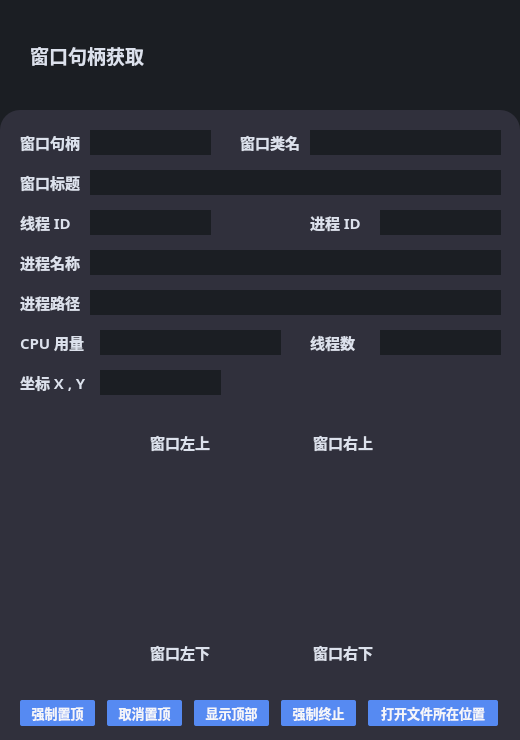
<?xml version="1.0" encoding="UTF-8"?>
<ui version="4.0">
 <class>Form</class>
 <widget class="QWidget" name="Form">
  <property name="geometry">
   <rect>
    <x>0</x>
    <y>0</y>
    <width>520</width>
    <height>740</height>
   </rect>
  </property>
  <property name="windowTitle">
   <string>Form</string>
  </property>
  <property name="windowIcon">
   <iconset>
    <normaloff>icons.png</normaloff>icons.png</iconset>
  </property>
  <property name="styleSheet">
   <string notr="true">background-color: #1B1E23;</string>
  </property>
  <widget class="QLabel" name="label">
   <property name="geometry">
    <rect>
     <x>30</x>
     <y>40</y>
     <width>121</width>
     <height>31</height>
    </rect>
   </property>
   <property name="font">
    <font>
     <family>微软雅黑</family>
     <pointsize>14</pointsize>
     <italic>false</italic>
     <bold>true</bold>
    </font>
   </property>
   <property name="styleSheet">
    <string notr="true">background-color: none;
color: #DCE1EC;</string>
   </property>
   <property name="text">
    <string>窗口句柄获取</string>
   </property>
  </widget>
  <widget class="QLabel" name="label_2">
   <property name="geometry">
    <rect>
     <x>360</x>
     <y>50</y>
     <width>50</width>
     <height>50</height>
    </rect>
   </property>
   <property name="styleSheet">
    <string notr="true">background-color: none;
border: none;</string>
   </property>
   <property name="text">
    <string/>
   </property>
   <property name="pixmap">
    <pixmap>pictures.png</pixmap>
   </property>
   <property name="alignment">
    <set>Qt::AlignCenter</set>
   </property>
  </widget>
  <widget class="QLabel" name="label_4">
   <property name="geometry">
    <rect>
     <x>0</x>
     <y>110</y>
     <width>520</width>
     <height>631</height>
    </rect>
   </property>
   <property name="styleSheet">
    <string notr="true">background-color: #30303C;
border-top-left-radius: 20px;
border-top-right-radius: 20px;</string>
   </property>
   <property name="text">
    <string/>
   </property>
  </widget>
  <widget class="QLabel" name="label_5">
   <property name="geometry">
    <rect>
     <x>20</x>
     <y>130</y>
     <width>61</width>
     <height>25</height>
    </rect>
   </property>
   <property name="font">
    <font>
     <family>微软雅黑</family>
     <pointsize>11</pointsize>
     <bold>true</bold>
    </font>
   </property>
   <property name="styleSheet">
    <string notr="true">background-color: none;
color: #DCE1EC;</string>
   </property>
   <property name="text">
    <string>窗口句柄</string>
   </property>
  </widget>
  <widget class="QLabel" name="label_6">
   <property name="geometry">
    <rect>
     <x>90</x>
     <y>130</y>
     <width>121</width>
     <height>25</height>
    </rect>
   </property>
   <property name="font">
    <font>
     <family>微软雅黑</family>
     <pointsize>9</pointsize>
    </font>
   </property>
   <property name="styleSheet">
    <string notr="true">background-color: #1B1E23;
color: #DCE1EC;
padding-left: 2px;</string>
   </property>
   <property name="text">
    <string/>
   </property>
  </widget>
  <widget class="QPushButton" name="pushButton">
   <property name="geometry">
    <rect>
     <x>440</x>
     <y>50</y>
     <width>50</width>
     <height>50</height>
    </rect>
   </property>
   <property name="styleSheet">
    <string notr="true">background-color: none;
border: none;</string>
   </property>
   <property name="text">
    <string/>
   </property>
   <property name="icon">
    <iconset>
     <normaloff>Key.png</normaloff>Key.png</iconset>
   </property>
   <property name="iconSize">
    <size>
     <width>50</width>
     <height>50</height>
    </size>
   </property>
   <property name="checkable">
    <bool>false</bool>
   </property>
   <property name="checked">
    <bool>false</bool>
   </property>
   <property name="autoRepeat">
    <bool>false</bool>
   </property>
   <property name="autoExclusive">
    <bool>true</bool>
   </property>
   <property name="autoDefault">
    <bool>false</bool>
   </property>
   <property name="default">
    <bool>false</bool>
   </property>
   <property name="flat">
    <bool>true</bool>
   </property>
  </widget>
  <widget class="QLabel" name="label_3">
   <property name="geometry">
    <rect>
     <x>100</x>
     <y>420</y>
     <width>326</width>
     <height>251</height>
    </rect>
   </property>
   <property name="styleSheet">
    <string notr="true">background-color: none;</string>
   </property>
   <property name="text">
    <string/>
   </property>
   <property name="pixmap">
    <pixmap>win.png</pixmap>
   </property>
  </widget>
  <widget class="QLabel" name="label_7">
   <property name="geometry">
    <rect>
     <x>240</x>
     <y>130</y>
     <width>61</width>
     <height>25</height>
    </rect>
   </property>
   <property name="font">
    <font>
     <family>微软雅黑</family>
     <pointsize>11</pointsize>
     <bold>true</bold>
    </font>
   </property>
   <property name="styleSheet">
    <string notr="true">background-color: none;
color: #DCE1EC</string>
   </property>
   <property name="text">
    <string>窗口类名</string>
   </property>
  </widget>
  <widget class="QLabel" name="label_8">
   <property name="geometry">
    <rect>
     <x>310</x>
     <y>130</y>
     <width>191</width>
     <height>25</height>
    </rect>
   </property>
   <property name="font">
    <font>
     <family>微软雅黑</family>
     <pointsize>9</pointsize>
    </font>
   </property>
   <property name="styleSheet">
    <string notr="true">background-color: #1B1E23;
color: #DCE1EC;
padding-left: 2px;</string>
   </property>
   <property name="text">
    <string/>
   </property>
  </widget>
  <widget class="QLabel" name="label_9">
   <property name="geometry">
    <rect>
     <x>20</x>
     <y>170</y>
     <width>61</width>
     <height>25</height>
    </rect>
   </property>
   <property name="font">
    <font>
     <family>微软雅黑</family>
     <pointsize>11</pointsize>
     <bold>true</bold>
    </font>
   </property>
   <property name="styleSheet">
    <string notr="true">background-color: none;
color: #DCE1EC</string>
   </property>
   <property name="text">
    <string>窗口标题</string>
   </property>
  </widget>
  <widget class="QLabel" name="label_10">
   <property name="geometry">
    <rect>
     <x>90</x>
     <y>170</y>
     <width>411</width>
     <height>25</height>
    </rect>
   </property>
   <property name="font">
    <font>
     <family>微软雅黑</family>
     <pointsize>9</pointsize>
    </font>
   </property>
   <property name="styleSheet">
    <string notr="true">background-color: #1B1E23;
color: #DCE1EC;
padding-left: 2px;</string>
   </property>
   <property name="text">
    <string/>
   </property>
  </widget>
  <widget class="QLabel" name="label_11">
   <property name="geometry">
    <rect>
     <x>20</x>
     <y>210</y>
     <width>61</width>
     <height>25</height>
    </rect>
   </property>
   <property name="font">
    <font>
     <family>微软雅黑</family>
     <pointsize>11</pointsize>
     <bold>true</bold>
    </font>
   </property>
   <property name="styleSheet">
    <string notr="true">background-color: none;
color: #DCE1EC</string>
   </property>
   <property name="text">
    <string>线程 ID</string>
   </property>
  </widget>
  <widget class="QLabel" name="label_12">
   <property name="geometry">
    <rect>
     <x>90</x>
     <y>210</y>
     <width>121</width>
     <height>25</height>
    </rect>
   </property>
   <property name="font">
    <font>
     <family>微软雅黑</family>
     <pointsize>9</pointsize>
    </font>
   </property>
   <property name="styleSheet">
    <string notr="true">background-color: #1B1E23;
color: #DCE1EC;
padding-left: 2px;</string>
   </property>
   <property name="text">
    <string/>
   </property>
  </widget>
  <widget class="QLabel" name="label_13">
   <property name="geometry">
    <rect>
     <x>310</x>
     <y>210</y>
     <width>61</width>
     <height>25</height>
    </rect>
   </property>
   <property name="font">
    <font>
     <family>微软雅黑</family>
     <pointsize>11</pointsize>
     <bold>true</bold>
    </font>
   </property>
   <property name="styleSheet">
    <string notr="true">background-color: none;
color: #DCE1EC</string>
   </property>
   <property name="text">
    <string>进程 ID</string>
   </property>
  </widget>
  <widget class="QLabel" name="label_14">
   <property name="geometry">
    <rect>
     <x>380</x>
     <y>210</y>
     <width>121</width>
     <height>25</height>
    </rect>
   </property>
   <property name="font">
    <font>
     <family>微软雅黑</family>
     <pointsize>9</pointsize>
    </font>
   </property>
   <property name="styleSheet">
    <string notr="true">background-color: #1B1E23;
color: #DCE1EC;
padding-left: 2px;</string>
   </property>
   <property name="text">
    <string/>
   </property>
  </widget>
  <widget class="QLabel" name="label_15">
   <property name="geometry">
    <rect>
     <x>20</x>
     <y>250</y>
     <width>61</width>
     <height>25</height>
    </rect>
   </property>
   <property name="font">
    <font>
     <family>微软雅黑</family>
     <pointsize>11</pointsize>
     <bold>true</bold>
    </font>
   </property>
   <property name="styleSheet">
    <string notr="true">background-color: none;
color: #DCE1EC</string>
   </property>
   <property name="text">
    <string>进程名称</string>
   </property>
  </widget>
  <widget class="QLabel" name="label_16">
   <property name="geometry">
    <rect>
     <x>90</x>
     <y>250</y>
     <width>411</width>
     <height>25</height>
    </rect>
   </property>
   <property name="font">
    <font>
     <family>微软雅黑</family>
     <pointsize>9</pointsize>
    </font>
   </property>
   <property name="styleSheet">
    <string notr="true">background-color: #1B1E23;
color: #DCE1EC;
padding-left: 2px;</string>
   </property>
   <property name="text">
    <string/>
   </property>
  </widget>
  <widget class="QLabel" name="label_17">
   <property name="geometry">
    <rect>
     <x>20</x>
     <y>290</y>
     <width>61</width>
     <height>25</height>
    </rect>
   </property>
   <property name="font">
    <font>
     <family>微软雅黑</family>
     <pointsize>11</pointsize>
     <bold>true</bold>
    </font>
   </property>
   <property name="styleSheet">
    <string notr="true">background-color: none;
color: #DCE1EC</string>
   </property>
   <property name="text">
    <string>进程路径</string>
   </property>
  </widget>
  <widget class="QLabel" name="label_18">
   <property name="geometry">
    <rect>
     <x>90</x>
     <y>290</y>
     <width>411</width>
     <height>25</height>
    </rect>
   </property>
   <property name="font">
    <font>
     <family>微软雅黑</family>
     <pointsize>9</pointsize>
    </font>
   </property>
   <property name="styleSheet">
    <string notr="true">background-color: #1B1E23;
color: #DCE1EC;
padding-left: 2px;</string>
   </property>
   <property name="text">
    <string/>
   </property>
  </widget>
  <widget class="QLabel" name="label_19">
   <property name="geometry">
    <rect>
     <x>20</x>
     <y>330</y>
     <width>71</width>
     <height>25</height>
    </rect>
   </property>
   <property name="font">
    <font>
     <family>微软雅黑</family>
     <pointsize>11</pointsize>
     <bold>true</bold>
    </font>
   </property>
   <property name="styleSheet">
    <string notr="true">background-color: none;
color: #DCE1EC</string>
   </property>
   <property name="text">
    <string>CPU 用量</string>
   </property>
  </widget>
  <widget class="QLabel" name="label_20">
   <property name="geometry">
    <rect>
     <x>100</x>
     <y>330</y>
     <width>181</width>
     <height>25</height>
    </rect>
   </property>
   <property name="font">
    <font>
     <family>微软雅黑</family>
     <pointsize>9</pointsize>
    </font>
   </property>
   <property name="styleSheet">
    <string notr="true">background-color: #1B1E23;
color: #DCE1EC;
padding-left: 2px;</string>
   </property>
   <property name="text">
    <string/>
   </property>
  </widget>
  <widget class="QLabel" name="label_21">
   <property name="geometry">
    <rect>
     <x>310</x>
     <y>330</y>
     <width>61</width>
     <height>25</height>
    </rect>
   </property>
   <property name="font">
    <font>
     <family>微软雅黑</family>
     <pointsize>11</pointsize>
     <bold>true</bold>
    </font>
   </property>
   <property name="styleSheet">
    <string notr="true">background-color: none;
color: #DCE1EC</string>
   </property>
   <property name="text">
    <string>线程数</string>
   </property>
  </widget>
  <widget class="QLabel" name="label_22">
   <property name="geometry">
    <rect>
     <x>380</x>
     <y>330</y>
     <width>121</width>
     <height>25</height>
    </rect>
   </property>
   <property name="font">
    <font>
     <family>微软雅黑</family>
     <pointsize>9</pointsize>
    </font>
   </property>
   <property name="styleSheet">
    <string notr="true">background-color: #1B1E23;
color: #DCE1EC;
padding-left: 2px;</string>
   </property>
   <property name="text">
    <string/>
   </property>
  </widget>
  <widget class="QLabel" name="label_23">
   <property name="geometry">
    <rect>
     <x>150</x>
     <y>430</y>
     <width>61</width>
     <height>25</height>
    </rect>
   </property>
   <property name="font">
    <font>
     <family>微软雅黑</family>
     <pointsize>11</pointsize>
     <bold>true</bold>
    </font>
   </property>
   <property name="styleSheet">
    <string notr="true">background-color: none;
color: #DCE1EC</string>
   </property>
   <property name="text">
    <string>窗口左上</string>
   </property>
  </widget>
  <widget class="QLabel" name="label_24">
   <property name="geometry">
    <rect>
     <x>76</x>
     <y>430</y>
     <width>51</width>
     <height>25</height>
    </rect>
   </property>
   <property name="font">
    <font>
     <pointsize>11</pointsize>
     <bold>true</bold>
    </font>
   </property>
   <property name="styleSheet">
    <string notr="true">background-color: none;
color: #DCE1EC;</string>
   </property>
   <property name="text">
    <string/>
   </property>
   <property name="alignment">
    <set>Qt::AlignRight|Qt::AlignTrailing|Qt::AlignVCenter</set>
   </property>
  </widget>
  <widget class="QLabel" name="label_25">
   <property name="geometry">
    <rect>
     <x>313</x>
     <y>430</y>
     <width>61</width>
     <height>25</height>
    </rect>
   </property>
   <property name="font">
    <font>
     <family>微软雅黑</family>
     <pointsize>11</pointsize>
     <bold>true</bold>
    </font>
   </property>
   <property name="styleSheet">
    <string notr="true">background-color: none;
color: #DCE1EC</string>
   </property>
   <property name="text">
    <string>窗口右上</string>
   </property>
  </widget>
  <widget class="QLabel" name="label_26">
   <property name="geometry">
    <rect>
     <x>398</x>
     <y>430</y>
     <width>51</width>
     <height>25</height>
    </rect>
   </property>
   <property name="font">
    <font>
     <pointsize>11</pointsize>
     <bold>true</bold>
    </font>
   </property>
   <property name="styleSheet">
    <string notr="true">background-color: none;
color: #DCE1EC;</string>
   </property>
   <property name="text">
    <string/>
   </property>
  </widget>
  <widget class="QLabel" name="label_27">
   <property name="geometry">
    <rect>
     <x>150</x>
     <y>640</y>
     <width>61</width>
     <height>25</height>
    </rect>
   </property>
   <property name="font">
    <font>
     <family>微软雅黑</family>
     <pointsize>11</pointsize>
     <bold>true</bold>
    </font>
   </property>
   <property name="styleSheet">
    <string notr="true">background-color: none;
color: #DCE1EC</string>
   </property>
   <property name="text">
    <string>窗口左下</string>
   </property>
  </widget>
  <widget class="QLabel" name="label_28">
   <property name="geometry">
    <rect>
     <x>76</x>
     <y>640</y>
     <width>51</width>
     <height>25</height>
    </rect>
   </property>
   <property name="font">
    <font>
     <pointsize>11</pointsize>
     <bold>true</bold>
    </font>
   </property>
   <property name="styleSheet">
    <string notr="true">background-color: none;
color: #DCE1EC;</string>
   </property>
   <property name="text">
    <string/>
   </property>
   <property name="alignment">
    <set>Qt::AlignRight|Qt::AlignTrailing|Qt::AlignVCenter</set>
   </property>
  </widget>
  <widget class="QLabel" name="label_29">
   <property name="geometry">
    <rect>
     <x>313</x>
     <y>640</y>
     <width>61</width>
     <height>25</height>
    </rect>
   </property>
   <property name="font">
    <font>
     <family>微软雅黑</family>
     <pointsize>11</pointsize>
     <bold>true</bold>
    </font>
   </property>
   <property name="styleSheet">
    <string notr="true">background-color: none;
color: #DCE1EC</string>
   </property>
   <property name="text">
    <string>窗口右下</string>
   </property>
  </widget>
  <widget class="QLabel" name="label_30">
   <property name="geometry">
    <rect>
     <x>398</x>
     <y>640</y>
     <width>51</width>
     <height>25</height>
    </rect>
   </property>
   <property name="font">
    <font>
     <pointsize>11</pointsize>
     <bold>true</bold>
    </font>
   </property>
   <property name="styleSheet">
    <string notr="true">background-color: none;
color: #DCE1EC;</string>
   </property>
   <property name="text">
    <string/>
   </property>
  </widget>
  <widget class="QLabel" name="label_31">
   <property name="geometry">
    <rect>
     <x>20</x>
     <y>370</y>
     <width>71</width>
     <height>25</height>
    </rect>
   </property>
   <property name="font">
    <font>
     <family>微软雅黑</family>
     <pointsize>11</pointsize>
     <bold>true</bold>
    </font>
   </property>
   <property name="styleSheet">
    <string notr="true">background-color: none;
color: #DCE1EC</string>
   </property>
   <property name="text">
    <string>坐标 X , Y</string>
   </property>
  </widget>
  <widget class="QLabel" name="label_32">
   <property name="geometry">
    <rect>
     <x>100</x>
     <y>370</y>
     <width>121</width>
     <height>25</height>
    </rect>
   </property>
   <property name="font">
    <font>
     <family>微软雅黑</family>
     <pointsize>9</pointsize>
    </font>
   </property>
   <property name="styleSheet">
    <string notr="true">background-color: #1B1E23;
color: #DCE1EC;
padding-left: 2px;</string>
   </property>
   <property name="text">
    <string/>
   </property>
  </widget>
  <widget class="QPushButton" name="pushButton_2">
   <property name="geometry">
    <rect>
     <x>435</x>
     <y>0</y>
     <width>40</width>
     <height>36</height>
    </rect>
   </property>
   <property name="styleSheet">
    <string notr="true">QPushButton {background-color: none;
border: none;}
QPushButton::hover {background-color: #30303C;}
</string>
   </property>
   <property name="text">
    <string/>
   </property>
   <property name="icon">
    <iconset>
     <normaloff>narr.png</normaloff>narr.png</iconset>
   </property>
  </widget>
  <widget class="QPushButton" name="pushButton_3">
   <property name="geometry">
    <rect>
     <x>475</x>
     <y>0</y>
     <width>40</width>
     <height>36</height>
    </rect>
   </property>
   <property name="styleSheet">
    <string notr="true">QPushButton {background-color: none;
border: none;}
QPushButton::hover {background-color: #E81123;}
</string>
   </property>
   <property name="text">
    <string/>
   </property>
   <property name="icon">
    <iconset>
     <normaloff>close.png</normaloff>close.png</iconset>
   </property>
  </widget>
  <widget class="QPushButton" name="pushButton_4">
   <property name="geometry">
    <rect>
     <x>10</x>
     <y>10</y>
     <width>31</width>
     <height>24</height>
    </rect>
   </property>
   <property name="styleSheet">
    <string notr="true">background-color: none;
border: none;</string>
   </property>
   <property name="text">
    <string/>
   </property>
   <property name="icon">
    <iconset>
     <normaloff>icons.png</normaloff>icons.png</iconset>
   </property>
   <property name="iconSize">
    <size>
     <width>22</width>
     <height>22</height>
    </size>
   </property>
  </widget>
  <widget class="QPushButton" name="pushButton_5">
   <property name="geometry">
    <rect>
     <x>20</x>
     <y>700</y>
     <width>75</width>
     <height>26</height>
    </rect>
   </property>
   <property name="font">
    <font>
     <family>微软雅黑</family>
     <pointsize>10</pointsize>
     <bold>true</bold>
    </font>
   </property>
   <property name="styleSheet">
    <string notr="true">QPushButton {background-color: #568AF2;
border-radius: 2px;
color: #F5F6F9;}
QPushButton::hover {background-color: #1B1E23;
color: #C3CCDF;}</string>
   </property>
   <property name="text">
    <string>强制置顶</string>
   </property>
  </widget>
  <widget class="QPushButton" name="pushButton_6">
   <property name="geometry">
    <rect>
     <x>107</x>
     <y>700</y>
     <width>75</width>
     <height>26</height>
    </rect>
   </property>
   <property name="font">
    <font>
     <family>微软雅黑</family>
     <pointsize>10</pointsize>
     <bold>true</bold>
    </font>
   </property>
   <property name="styleSheet">
    <string notr="true">QPushButton {background-color: #568AF2;
border-radius: 2px;
color: #F5F6F9;}
QPushButton::hover {background-color: #1B1E23;
color: #C3CCDF;}</string>
   </property>
   <property name="text">
    <string>取消置顶</string>
   </property>
  </widget>
  <widget class="QPushButton" name="pushButton_7">
   <property name="geometry">
    <rect>
     <x>194</x>
     <y>700</y>
     <width>75</width>
     <height>26</height>
    </rect>
   </property>
   <property name="font">
    <font>
     <family>微软雅黑</family>
     <pointsize>10</pointsize>
     <bold>true</bold>
    </font>
   </property>
   <property name="styleSheet">
    <string notr="true">QPushButton {background-color: #568AF2;
border-radius: 2px;
color: #F5F6F9;}
QPushButton::hover {background-color: #1B1E23;
color: #C3CCDF;}</string>
   </property>
   <property name="text">
    <string>显示顶部</string>
   </property>
  </widget>
  <widget class="QPushButton" name="pushButton_8">
   <property name="geometry">
    <rect>
     <x>281</x>
     <y>700</y>
     <width>75</width>
     <height>26</height>
    </rect>
   </property>
   <property name="font">
    <font>
     <family>微软雅黑</family>
     <pointsize>10</pointsize>
     <bold>true</bold>
    </font>
   </property>
   <property name="styleSheet">
    <string notr="true">QPushButton {background-color: #568AF2;
border-radius: 2px;
color: #F5F6F9;}
QPushButton::hover {background-color: #1B1E23;
color: #C3CCDF;}</string>
   </property>
   <property name="text">
    <string>强制终止</string>
   </property>
  </widget>
  <widget class="QPushButton" name="pushButton_9">
   <property name="geometry">
    <rect>
     <x>368</x>
     <y>700</y>
     <width>130</width>
     <height>26</height>
    </rect>
   </property>
   <property name="font">
    <font>
     <family>微软雅黑</family>
     <pointsize>10</pointsize>
     <bold>true</bold>
    </font>
   </property>
   <property name="styleSheet">
    <string notr="true">QPushButton {background-color: #568AF2;
border-radius: 2px;
color: #F5F6F9;}
QPushButton::hover {background-color: #1B1E23;
color: #C3CCDF;}</string>
   </property>
   <property name="text">
    <string>打开文件所在位置</string>
   </property>
  </widget>
 </widget>
 <resources/>
 <connections/>
</ui>
